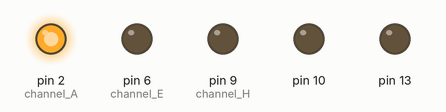
Recording of a sketch running on a simulated Arduino Uno, built with avr-gcc and run on an emulated ATmega328P. Shown: output pins drawn as LEDs (lit = HIGH).

Above: at 0.15 s.
At 0.75 s:
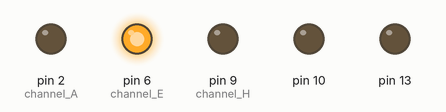
At 1.35 s:
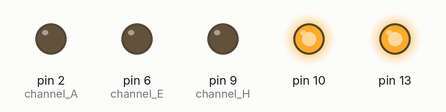
At 2.85 s:
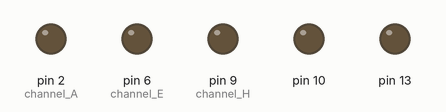
At 4.65 s:
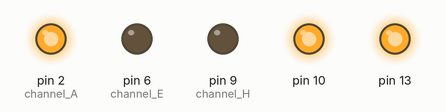
At 6.45 s:
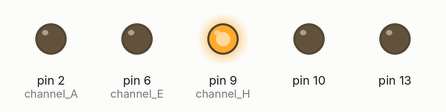
Timing chart, 0 to 6.9 s (numbered marks = the images above):
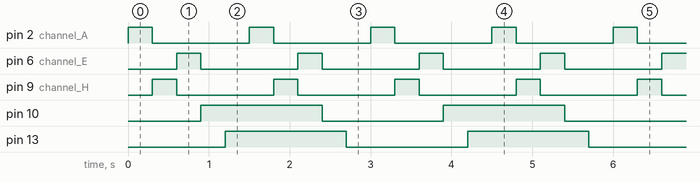

The sketch:

FirstElWire.ino
```cpp
// Test sketch for El Escudo Dos
// Turn each EL channel (A-H) on in sequence and repeat
// Mike Grusin, SparkFun Electronics

int status = HIGH;

void setup() {
  // The EL channels are on pins 2 through 9
  // Initialize the pins as outputs
  pinMode(2, OUTPUT);  // channel A
  pinMode(9, OUTPUT);  // channel H
  pinMode(6, OUTPUT);  // channel E

  // We also have two status LEDs, pin 10 on the Escudo,
  // and pin 13 on the Arduino itself
  pinMode(10, OUTPUT);
  pinMode(13, OUTPUT);


}

void loop()
{


    digitalWrite(2, HIGH);   // turn the EL channel on
    delay(300);              // wait for 1/10 second
    digitalWrite(2, LOW);    // turn the EL channel off

    digitalWrite(9, HIGH);   // turn the EL channel on
    delay(300);              // wait for 1/10 second
    digitalWrite(9, LOW);    // turn the EL channel off

    digitalWrite(6, HIGH);   // turn the EL channel on
    delay(300);              // wait for 1/10 second
    digitalWrite(6, LOW);    // turn the EL channel off

    digitalWrite(10, status);   // blink both status LEDs
    delay(300);
    digitalWrite(13, status);
    delay(300);
    status = !status;

}
```

Measured:
- by itself, pin 2 (channel_A), pin 6 (channel_E), pin 9 (channel_H): alternates HIGH for 0.30 s and LOW for 1.2 s
- by itself, pin 10, pin 13: alternates HIGH for 1.5 s and LOW for 1.5 s
- by itself, everything shown: repeats every 3.0 s, in 10 steps
